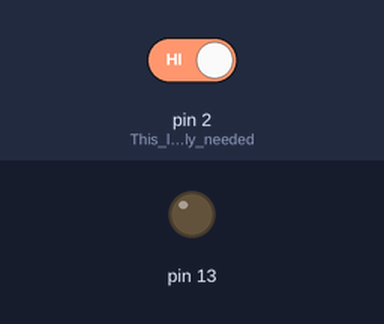
The sketch below on a simulated Arduino Uno, built with avr-gcc and run on an emulated ATmega328P. On the bench: output pins drawn as LEDs (lit = HIGH). Inputs (shaded band) come from the test bench; at power-on: pin 2 (This_line_is_only_needed) HIGH.

Above: at 1.2 s.
1.3 s: pin 2 (This_line_is_only_needed) driven LOW
At 2.5 s:
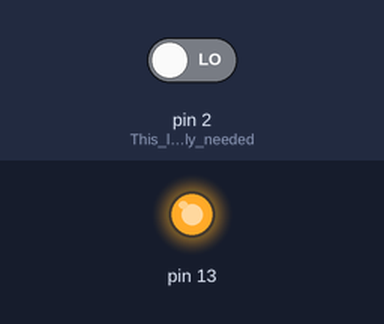
2.8 s: pin 2 (This_line_is_only_needed) driven HIGH
At 3.8 s:
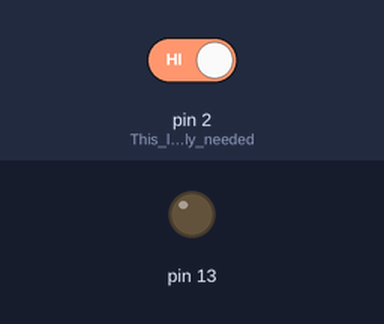
Timing chart, 0 to 5.8 s (numbered marks = the images above; inputs shaded):
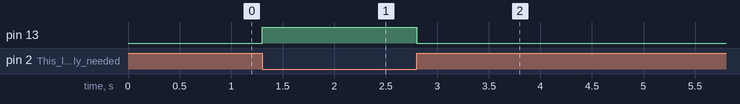

Measured:
- after the input at 1.3 s, pin 13: LOW → HIGH at once
- after the input at 2.8 s, pin 13: HIGH → LOW at once

The sketch:

033_ButtonIntPullup.ino
```cpp
//A full description of this module (and many others) can be downloaded at: https://eve_arduino

void setup()
{
  pinMode(13, OUTPUT);
  pinMode(2, INPUT_PULLUP); //This line is only needed for internal pullup
}

void loop()
{
  int Buttonstate = digitalRead(2);
  if (Buttonstate == LOW) //When button is pressed, buttonstate == LOW!
  {
    digitalWrite(13, HIGH);
  }
  else
  {
    digitalWrite(13, LOW);
  }
}
```
